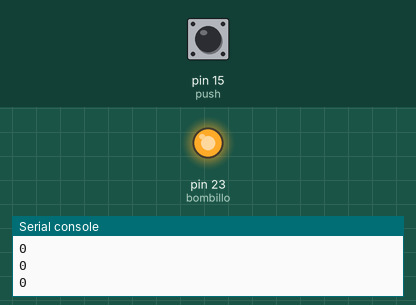
Recording of a program running on a simulated MicroPython board. Shown: output pins drawn as LEDs (lit = HIGH), the last lines printed to the serial console. The inputs (shaded band) are chosen by the test bench; at power-on: pin 15 (push) LOW.

Above: at 1.2 s.
1.3 s: pin 15 (push) pulled HIGH for 0.15 s
At 1.42 s:
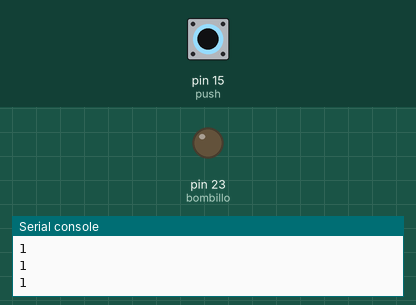
3.0 s: pin 15 (push) pulled HIGH for 3.2 s
At 7.4 s:
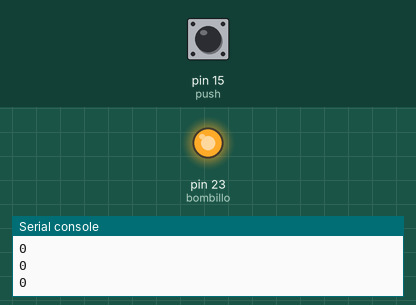
Timing chart, 0 to 8.9 s (numbered marks = the images above; inputs shaded):
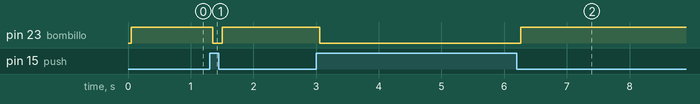

The program:

pull_down.py
```python
# pull down
from machine import Pin
import utime

push = Pin(15, Pin.IN, Pin.PULL_DOWN)
bombillo = Pin(23, Pin.OUT)

while True:
    estado = push.value()
    print(estado)
    utime.sleep(0.05)
    bombillo.value(1 if estado == 0 else 0)

if __name__ == "__main__":
    main()
```

Measured:
- after the input at 1.3 s, pin 23 (bombillo): HIGH → LOW after 0.05 s, → HIGH 0.15 s later
- after the input at 3.0 s, pin 23 (bombillo): HIGH → LOW after 0.06 s, → HIGH 3.2 s later
